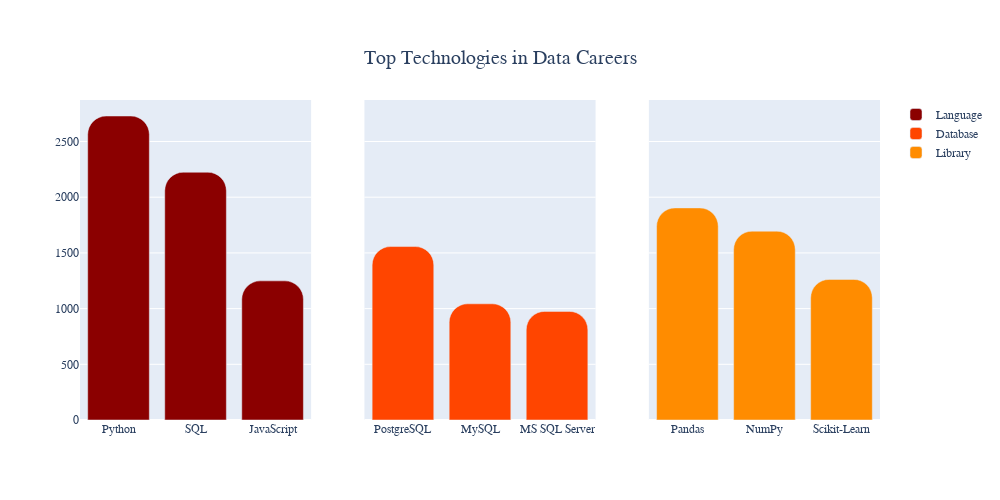

The code cell stored with this chart in its notebook:
### Code cell
import plotly.graph_objects as go
from plotly.subplots import make_subplots

fig = make_subplots(rows=1, cols=3, shared_yaxes=True)

fig.add_trace(
    go.Bar(x=data_lang.Language, y=data_lang.Value, name="Language", marker=dict(color='darkred',cornerradius="30%")), 1, 1
)
fig.add_trace(
    go.Bar(x=data_dbase.Language, y=data_dbase.Value, name="Database", marker=dict(color='orangered',cornerradius="30%")),1,2,
)

fig.add_trace(
    go.Bar(x=data_misc.Language, y=data_misc.Value, name="Library", marker=dict(color='darkorange',cornerradius="30%")),1,3,
)
fig.update_layout(
        width=1000,  
        height=500,
        title={
        'text': "Top Technologies in Data Careers",
        'x': 0.5,    
        'yanchor': 'top',
        'font_size': 20  
    },
    font=dict(
        family="Arial" ,
        size=12
    )
)
fig.show()

### Figure 1 — Plotly figure (JSON) as saved in the notebook; plotly's stock layout.template omitted (floating-point values rounded to 4 significant figures)
{"data": [{"marker": {"color": "darkred", "cornerradius": "30%"}, "name": "Language", "type": "bar", "x": ["Python", "SQL", "JavaScript"], "xaxis": "x", "y": [2729, 2224, 1249], "yaxis": "y"}, {"marker": {"color": "orangered", "cornerradius": "30%"}, "name": "Database", "type": "bar", "x": ["PostgreSQL", "MySQL", "MS SQL Server"], "xaxis": "x2", "y": [1557, 1043, 975], "yaxis": "y2"}, {"marker": {"color": "darkorange", "cornerradius": "30%"}, "name": "Library", "type": "bar", "x": ["Pandas", "NumPy", "Scikit-Learn"], "xaxis": "x3", "y": [1904, 1695, 1262], "yaxis": "y3"}], "layout": {"font": {"family": "Arial", "size": 12}, "height": 500, "title": {"font": {"size": 20}, "text": "Top Technologies in Data Careers", "x": 0.5, "yanchor": "top"}, "width": 1000, "xaxis": {"anchor": "y", "domain": [0, 0.2889]}, "xaxis2": {"anchor": "y2", "domain": [0.3556, 0.6444]}, "xaxis3": {"anchor": "y3", "domain": [0.7111, 1]}, "yaxis": {"anchor": "x", "domain": [0, 1]}, "yaxis2": {"anchor": "x2", "domain": [0, 1], "matches": "y", "showticklabels": false}, "yaxis3": {"anchor": "x3", "domain": [0, 1], "matches": "y", "showticklabels": false}}}
